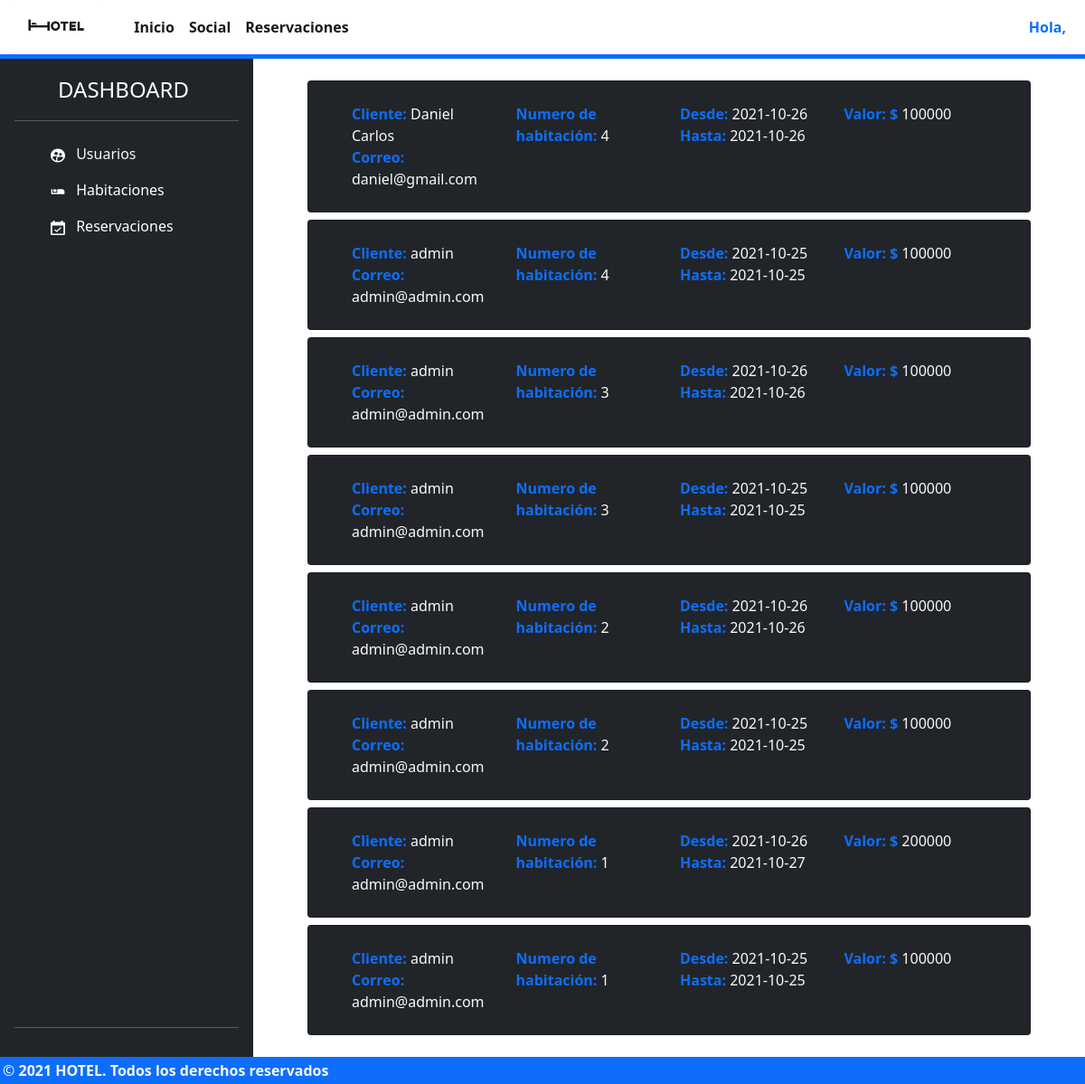
The app's page /dashboard/reservaciones, older data.
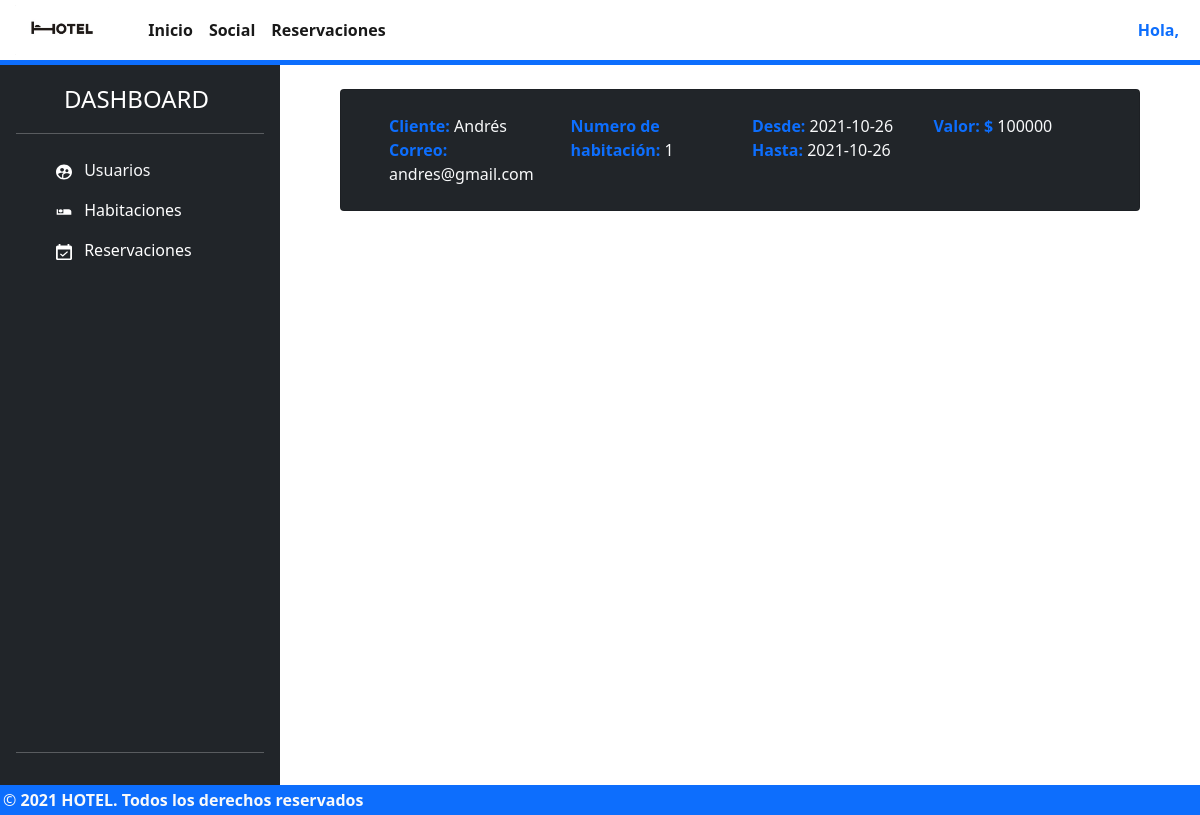
The same page, newer data.
### tables this page shows
CREATE TABLE "reservation" (
	"id_user"	INTEGER NOT NULL,
	"id_room"	INTEGER NOT NULL,
	"startDate"	TEXT NOT NULL,
	"targetDate"	TEXT NOT NULL,
	"state"	INTEGER NOT NULL,
	FOREIGN KEY("id_room") REFERENCES "room",
	FOREIGN KEY("id_user") REFERENCES "user",
	PRIMARY KEY("id_user","id_room","startDate","targetDate")
);

CREATE TABLE "user" (
	"id_user"	INTEGER NOT NULL UNIQUE,
	"name"	TEXT NOT NULL,
	"role"	TEXT,
	"email"	TEXT NOT NULL UNIQUE,
	"password"	TEXT NOT NULL,
	PRIMARY KEY("id_user" AUTOINCREMENT)
);

### app.py (the view)
@app.route("/dashboard/reservaciones", methods=["GET", "POST"])
def dashboard_reservaciones_page():
    tempSession = getCurrentUser()
    conn=sqlite3.connect("hotel_db.db")
    cur = conn.cursor()
    cur.execute('select name, id_room, startDate, targetDate, email from reservation INNER JOIN user USING (id_user)')
    rows = cur.fetchall()
    conn.close()
    length = len(rows)
    rows=list(rows)[::-1]
    newRows= map(addPrice, rows)
    return render_template('reservations.dashboard.html',len=length, rows=newRows, session = {"login": tempSession["login"], "user": tempSession["user"]})

### app.py (called while the page is built)
def getCurrentUser():
    if 'email' in session:
        email = session['email']
        db = sqlite3.connect('hotel_db.db')
        sentencia = "SELECT * FROM user where email='"+email+"'"
        cursor = db.cursor()
        cursor.execute(sentencia)
        data = cursor.fetchall()
        db.close()
        if(len(data) > 0):
            user = {
            "id": data[0][0],
            "name": data[0][1],
            "role": data[0][2],
            "email": data[0][3]
            }
            return {
                "login": 1,
                "user": user
            }
        else:
            return {
                "login": 0,
                "user": ""
            }
    else:
        return {
            "login": 0,
            "user": ""
        }

def addPrice(row):
    vec = list(row)
    print(f'xxxxxxxxx', row[2])
    start = row[2].split("-")
    end = row[3].split("-")
    print(f'xxxxxxxxx', start, end)
    d0 = date(int(start[0]), int(start[1]), int(start[2]))
    d1 = date(int(end[0]), int(end[1]), int(end[2]))
    delta = d1 - d0
    print("XXXXXXXXXXXXXXXXX vec: ", vec)
    vec.append((delta.days+1)*100000)
    return vec

@app.before_request
def cargarSelect():
    tempSession = getCurrentUser()
    logged = tempSession["login"]
    user = tempSession["user"]
    if logged==0 and request.endpoint in ["feed_page", "dashboard_page", "dashboard_habitacion_page", "dashboard_admin_page", "dashboard_admin_create","dashboard_admin_delete"]:
        return redirect(url_for("index"))
    if logged==1:
        if user["role"]=="usuario" and request.endpoint in ["dashboard_page", "dashboard_habitacion_page", "dashboard_admin_page", "dashboard_admin_create","dashboard_admin_delete"]:
            return redirect(url_for("index"))
    if logged==1:
        if user["role"]!="superadmin" and request.endpoint in ["dashboard_admin_page", "dashboard_admin_create", "dashboard_admin_delete"]:
            return redirect(url_for("index"))

### templates/reservations.dashboard.html (shortened to what this page needs)
{% macro miCard(name="xxxxx",number=000, startDate='xxxx-xx-xx', targetDate='xxxx-xx-xx', email="xxx@xxx.com",price=0) -%}
<div class="card bg-dark text-light m-2 p-4">
    <div class="container">
        <div class="row">
            <div class="col">
                <div>
                    <strong class="text-primary">Cliente: </strong>{{name}}
                </div>
                <div>
                    <strong class="text-primary">Correo: </strong>{{email}}
                </div>
            </div>
            <div class="col"><strong class="text-primary">Numero de habitación: </strong>{{number}}</div>
            <div class="col">
                <div>
                    <div>
                        <strong class="text-primary">Desde: </strong> {{startDate}}
                    </div>
                    <div>
                        <strong class="text-primary">Hasta: </strong> {{targetDate}}
                    </div>
                </div>
            </strong></div>
            <div class="col"><strong class="text-primary">Valor: $ </strong> {{price}}</div>
        </div>
    </div>
</div>
{%- endmacro %}
{% extends 'models/dashboard.html' %}
{% block contentdash %}
 <div class="container">
    {% if len>0 %}
        {% for item in rows %}
            {{miCard(item[0],item[1],item[2],item[3],item[4], item[5])}}
        {% endfor %}
    {% else %}
        <div class="alert alert-danger mt-4 text-center">
            Usted no tiene reservaciones
        </div>
    {% endif %}
 </div>
{% endblock contentdash %}

### templates/models/dashboard.html (shortened to what this page needs)
{% extends 'models/loggedIn.model.html' %}  {% block stylecdn %}
<link
  rel="stylesheet"
  href="{{ url_for('static', filename = 'css/dashboard.css') }}"
/>{% endblock stylecdn %} {% block content %}
<div class="container-fluid dashboardDiv">
  <div class="row">
    <div
      class="d-flex flex-column flex-shrink-0 p-3 text-white bg-dark col-2"
      style="width: 280px"
    >
      <a
        href="/dashboard"
        class="
          d-flex
          align-items-center
          mb-3 mb-md-0
          me-md-auto
          text-white text-decoration-none
        "
      >
        <svg class="bi me-2" width="40" height="32">
          <use xlink:href="#bootstrap"></use>
        </svg>
        <span class="fs-4">DASHBOARD</span>
      </a>
      <hr />
      <ul class="nav nav-pills flex-column mb-auto ms-4">
        <li class="nav-item">
          <div class="d-flex">
            <a
              href="/dashboard/usuario"
              class="nav-link text-light"
              aria-current="page"
            >
              Usuarios
            </a>
          </div>
        </li>
        <li>
          <div class="d-flex flex-row">
            <a href="/dashboard/habitaciones" class="nav-link text-white">
              Habitaciones
            </a>
          </div>
        </li>
        <li>
          <div class="d-flex flex-row">
            <a href="/dashboard/reservaciones" class="nav-link text-white">
              Reservaciones
            </a>
          </div>
        </li>
      </ul>
      <hr />
    </div>
    <div class="container col m-3">
      {% block contentdash %} {% endblock contentdash %}
    </div>
  </div>
</div>
{% endblock content %}

### templates/models/loggedIn.model.html (shortened to what this page needs)
<!DOCTYPE html>
<html lang="en">
  <head>
    <link rel="stylesheet" href="../../static/css/main.model.css" />
    <link
      href="https://cdn.jsdelivr.net/npm/bootstrap@5.1.3/dist/css/bootstrap.min.css"
      rel="stylesheet"
    />
    {% block stylecdn %} {% endblock stylecdn %}
  </head>
  <body>
    <main class="contentMain">
      <nav
        class="
          navbar navbar-expand-lg navbar-light
          m-0
          p-0
          border-bottom border-primary border-5
        "
      >
        <div class="container-fluid m-0 p-0">
          <a class="navbar-brand" href="#"
            ><img
            src="{{ url_for('static', filename = 'images/33318-3-hotel-hd-thumb.png') }}"
              alt=""
              height="50px"
          /></a>
          <div
            class="collapse navbar-collapse d-flex justify-content-between"
            id="navbarNav"
          >
            <ul class="navbar-nav">
              <li class="nav-item">
                <a class="nav-link active"  href="/"
                  ><strong>Inicio</strong></a
                >
              </li>
              <li class="nav-item">
                <a class="nav-link active"  href="/feed"
                  ><strong>Social</strong></a
                >
              </li>
              <li class="nav-item">
                <a class="nav-link active"  href="/reservation"
                  ><strong>Reservaciones</strong></a
                >
              </li>
            </ul>
            <div class="">
              <button
                class="btn text-primary me-2"
                type="button"
                data-bs-toggle="offcanvas"
                data-bs-target="#offcanvasRight"
                aria-controls="offcanvasRight"
              >
                <strong>Hola, {{session.user.name}}</strong>
              </button>
            </div>
          </div>
        </div>
      </nav>
      {% block content %} {% endblock content %}
    </main>
    <footer class="footerMain bg-primary">
      <div class="bg-primary text-light">
        <span
          >©<strong> 2021 HOTEL. Todos los derechos reservados</strong></span
        >
      </div>
    </footer>
  </body>
</html>

### static/css/main.model.css (style rules this page uses)
html,body { min-height: 100vh !important; }
main { min-height: 96vh; }
a:link, a:visited, a:active { text-decoration:none; }
.footerMain { min-height: 3vh; bottom: 0px; padding: 3px; }

### static/css/dashboard.css (style rules this page uses)
.dashboardDiv>.row { min-height: 90vh !important; }

Row changes from the older to the newer data that the page shows:
removed reservation: id_room "4", startDate "2021-10-26", targetDate "2021-10-26", price "100000"
removed user: name "Daniel Carlos", email "daniel@gmail.com"
removed reservation: id_room "4", startDate "2021-10-25", targetDate "2021-10-25", price "100000"
removed user: name "admin", email "admin@admin.com"
removed reservation: id_room "3", startDate "2021-10-26", targetDate "2021-10-26", price "100000"
removed reservation: id_room "3", startDate "2021-10-25", targetDate "2021-10-25", price "100000"
removed reservation: id_room "2", startDate "2021-10-26", targetDate "2021-10-26", price "100000"
removed reservation: id_room "2", startDate "2021-10-25", targetDate "2021-10-25", price "100000"
removed reservation: number "1", startDate "2021-10-26", targetDate "2021-10-27", price "200000"
removed reservation: number "1", startDate "2021-10-25", targetDate "2021-10-25", price "100000"
added reservation: number "1", startDate "2021-10-26", targetDate "2021-10-26", price "100000"
added user: name "Andrés", email "andres@gmail.com"
